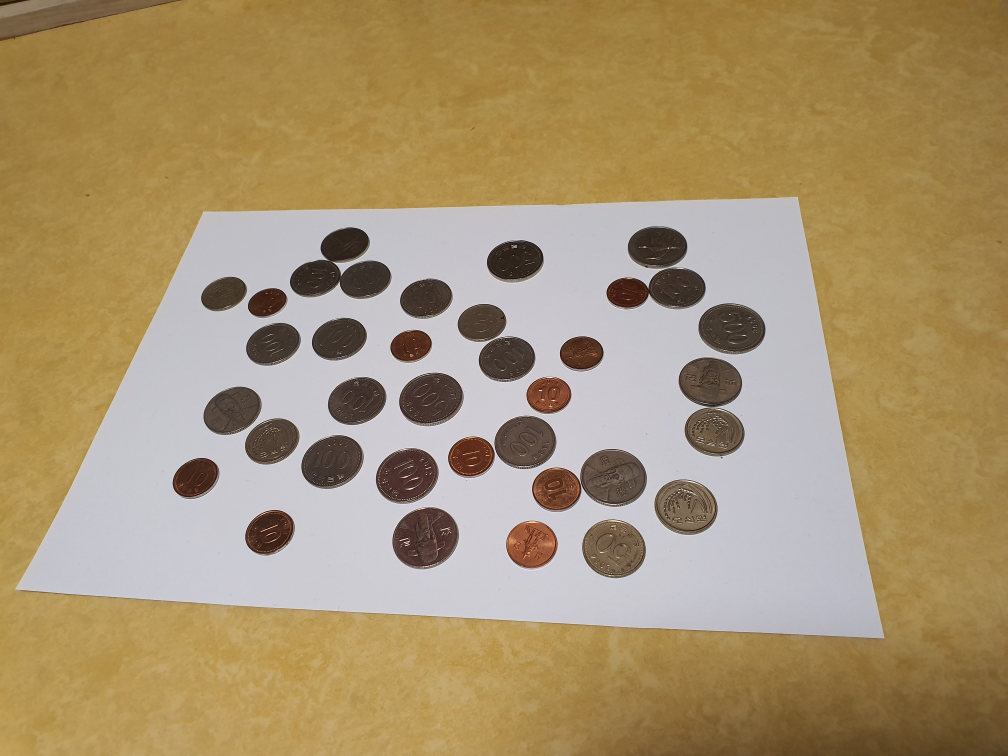
#> input picture images/4.jpg, 4032 x 3024 px, found by its file name (shown at 1/4 size)
$ jupyter execute --allow-errors '동전겹치기 수정ver2.ipynb'   (older library calls are emulated)
#> lines starting #> are read from the running program, lines starting #| are printed output that depends on the picture; after the words box and inside, x2 and y2 are one past the last pixel; in counts of white or black regions, pixels touching at a corner belong together
[cell 1]
import numpy as np
import cv2
from matplotlib import pyplot as plt

[cell 2]
#image 흑백처리, 이진화 (그냥 Threshold)

img = cv2.imread('4.jpg')
#> img is the input picture: shape (3024, 4032, 3); mean B, G, R 110.8, 146.9, 167.7
img_ori = img.copy()
img_gray = cv2.cvtColor(img,cv2.COLOR_BGR2GRAY)
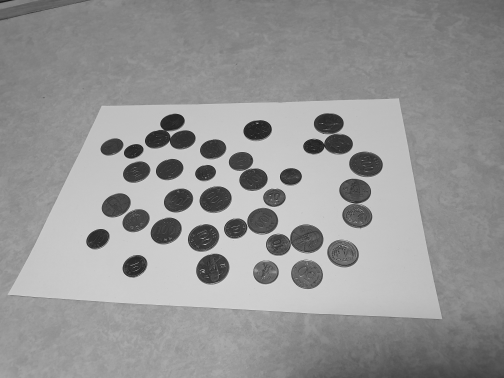
#> img_gray: shape (3024, 4032) (shown at 1/8 size); min 0, max 255, mean 149.1

# Blurring

dst = cv2.bilateralFilter(img_gray, 10, 100, 100) # Bilateral Filtering
dst1 = cv2.GaussianBlur(dst, (5,5), 0)       # GaussianBlur
dst2 = cv2.medianBlur(dst1, 9)                # Median Blur


plt.figure(figsize=(15,15))
plt.subplot(121), plt.imshow(img_gray, cmap='gray'), plt.title('Gray Image'), plt.axis('off')
plt.subplot(122), plt.imshow(dst2, cmap='gray'), plt.title('Blurred Image'), plt.axis('off')
plt.show()

[cell 3]
# Thresholding

ret_threshold, binary_img = cv2.threshold(dst2,
                                          170,
                                          255,
                                          cv2.THRESH_BINARY_INV)
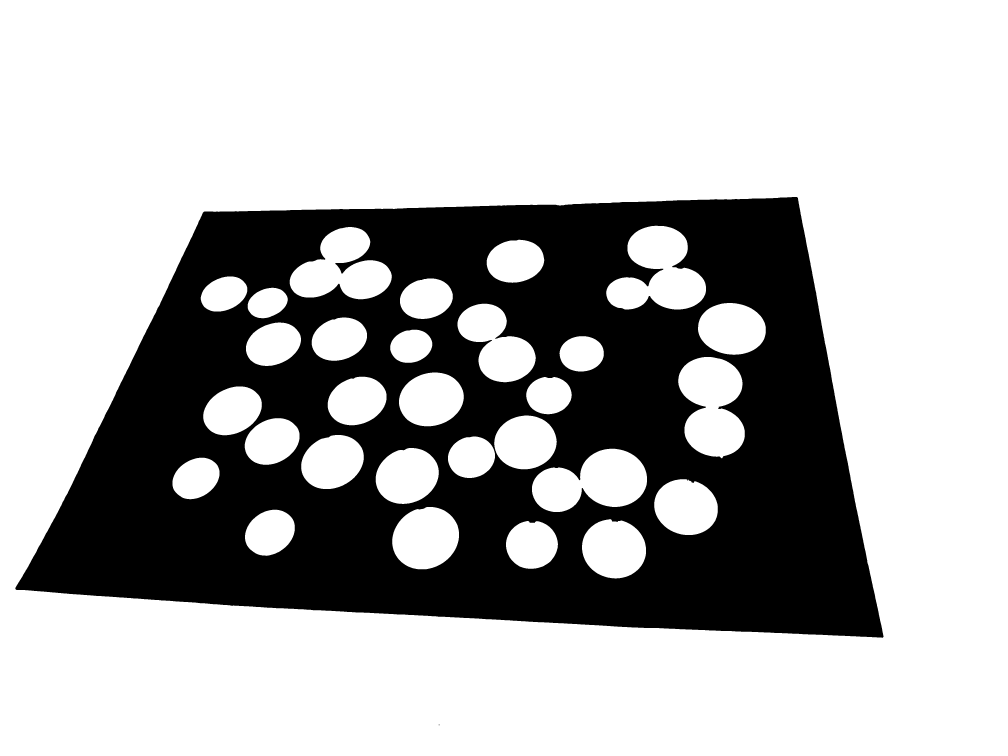
#> binary_img: shape (3024, 4032) (shown at 1/4 size); 69.9% white; 2 black regions (1 under 20 px), largest, box (x1, y1, x2, y2) and area: (61, 788, 3534, 2551) 3667590
binary_img = cv2.bitwise_not(binary_img)
#> binary_img: shape (3024, 4032); 30.1% white; 2 white regions (1 under 20 px)


plt.figure(figsize=(15,15))
plt.subplot(121), plt.imshow(binary_img, cmap='gray'), plt.title('Binary Image'), plt.axis('off')
plt.show()

[cell 4]
#contour을 찾고 A4용지의 외곽선 그리기
img, contour, hierarchy = cv2.findContours(binary_img,
                                            cv2.RETR_EXTERNAL,
                                            cv2.CHAIN_APPROX_SIMPLE)
#> contour = 2 contours, 1 with area under 20; largest, box (x1, y1, x2, y2) and area: (61, 788, 3534, 2551) 4803378

img = img_ori.copy()

# Draw Contour with Blue
cv2.drawContours(img, contour, -1, (255,0,0), 5)
plt.figure()
plt.imshow(img)

[cell 5]
#print(len(contour[0]))
#print(len(contour[1]))
max = 0;
index = -1;
for i in range(len(contour)):
   # print(max,i)
    if(max<len(contour[i])):
        index = i
        max = len(contour[i])
        print(max, i)
#> this loop made 2 passes
#> (index, max) on passes 1 to 2: (0, 4), (1, 2631)
#> (printed output is left out)
#> after the loop, index = 1; max = 2631

[cell 6]
cnt=contour[index]
#> cnt = contour of 2631 points, box (x1, y1, x2, y2) (61, 788, 3534, 2551), area 4803378

cv2.drawContours(img, [cnt], 0, (255, 255, 0), 1)

epsilon1 = 0.1*cv2.arcLength(cnt, True)
#> epsilon1 = 968.8

approx1 = cv2.approxPolyDP(cnt, epsilon1, True)
#> approx1 = [[3191, 792], [817, 846], [61, 2354], [3530, 2550]]

cv2.drawContours(img, [approx1], 0, (0, 255, 0), 20)
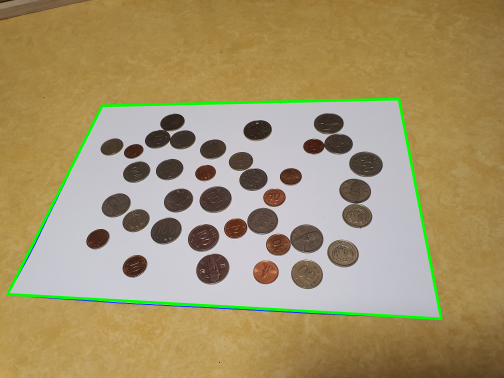
#> img: shape (3024, 4032, 3) (shown at 1/8 size); mean B, G, R 108.6, 148, 164.4

plt.imshow(img)

[cell 7]
print(approx1)
#| [[[3191  792]]
#|  [[ 817  846]]
#|  [[  61 2354]]
#|  [[3530 2550]]]

[cell 8]
#prospective Transform

pts0 = np.float32([approx1[1], approx1[2], approx1[0], approx1[3]])
#> pts0 = [[817, 846], [61, 2354], [3191, 792], [3530, 2550]]

# 좌표의 이동점
pts2 = np.float32([[0,0],[0,437],[640,0],[640,437]])

M = cv2.getPerspectiveTransform(pts0, pts2)
#> M = [[0.449, 0.225, -557.1], [0.0141, 0.619, -535.3], [8.57e-05, 0.00047, 1]]

dst = cv2.warpPerspective(img, M, (640,437))
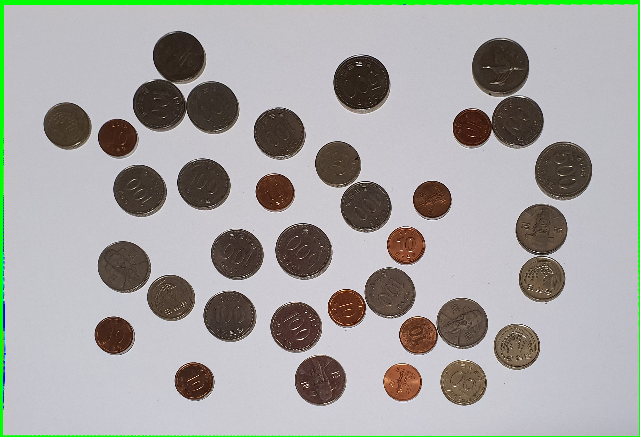
#> dst: shape (437, 640, 3); mean B, G, R 162.1, 165.5, 165.2


plt.subplot(121),plt.imshow(img),plt.title('image')
plt.subplot(122),plt.imshow(dst),plt.title('Perspective')
plt.show()

cv2.imshow('img',dst)
cv2.waitKey(0)
cv2.destroyAllWindows()


# 이미지 저장하기
cv2.imwrite('done.jpg', dst)
#> Out = True

[cell 9]
# 방법 1) 한번에 찾는 방법

overlap = cv2.imread('done.jpg', 0)              # 위에서까지 실행한 이미지를 'done.jpg'라고 저장하고, overlap에 불러옴
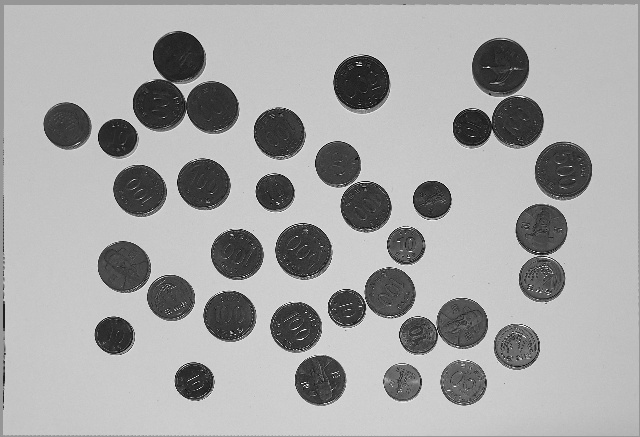
#> overlap: shape (437, 640); min 0, max 255, mean 165.1
overlap = cv2.medianBlur(overlap, 5)             # Blur 처리해서 noise를 제거한다
cimg = cv2.cvtColor(overlap, cv2.COLOR_GRAY2BGR)

# 겹친 동전의 모양까지 원으로 검출하는 기준을 정의한다
circles = cv2.HoughCircles(overlap, cv2.HOUGH_GRADIENT, 1, 20, np.array([]), param1=150, param2=20, minRadius=15, maxRadius=50)
#> circles = 36 rows, first 8: [562.5, 170.5, 28.8], [461.5, 323.5, 25.8], [303.5, 251.5, 28.3], [319.5, 379.5, 25.4], [337.5, 163.5, 22.5], [360.5, 81.5, 27.4], [279.5, 133.5, 25], [516.5, 121.5, 26.4]
circles = np.uint16(np.around(circles))
#> circles = 36 rows, first 8: [562, 170, 29], [462, 324, 26], [304, 252, 28], [320, 380, 25], [338, 164, 22], [360, 82, 27], [280, 134, 25], [516, 122, 26]

fivehund = 0
onehund = 0
fifty = 0
ten = 0

# 위 조건에 맞춰 cimg에 원을 그린다
for circ in circles[0,:]:
    if circ[2] >= 50 or circ[2] >= 38 or circ[2] >= 28:
        fivehund += 1
        cv2.circle(cimg, (circ[0], circ[1]), circ[2], (0,255,0) ,2)
    elif circ[2] >= 40 or circ[2] >= 35 or circ[2] >= 25:
        onehund += 1
        cv2.circle(cimg, (circ[0], circ[1]), circ[2], (0,0,255) ,2)
    elif circ[2] >= 30 or circ[2] >= 22:
        fifty += 1
        cv2.circle(cimg, (circ[0], circ[1]), circ[2], (0,0,0) ,2)
    else:
        ten += 1
        cv2.circle(cimg, (circ[0], circ[1]), circ[2], (255,0,0), 2)
#> this loop made 36 passes
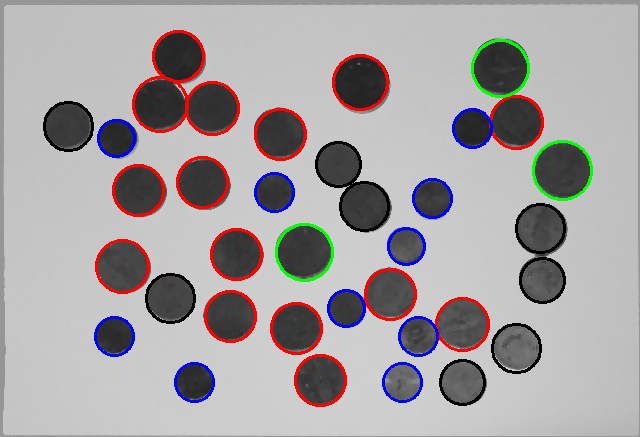
#> cimg: shape (437, 640, 3); mean B, G, R 161.4, 159.7, 164.8
#> after the loop, fifty = 8; fivehund = 3; onehund = 15; ten = 10


# 원형의 컨투어가 따인 cimg 출력
cv2.imshow('img', cimg)
cv2.waitKey(0)
cv2.destroyAllWindows()

plt.figure(figsize=(15,15))
plt.imshow(cimg)
plt.show()

[cell 10]
# 방법 2) 함수로 정의해서 원을 하나씩 순차적으로 찾는 방법 (한번에 찾게 수정해도 됨)
# 원을 찾지 못할 경우까지 고려
# 순서가 헷갈리니까 찾을 때 순서를 나타내는 숫자를 넣어야 할까

def findCircle():
    overlap = cv2.imread('done.jpg', 0)
    overlap = cv2.medianBlur(overlap, 5)
    cimg = cv2.cvtColor(overlap, cv2.COLOR_GRAY2BGR)

    circles = cv2.HoughCircles(overlap, cv2.HOUGH_GRADIENT, 1, 50, np.array([]),
                               param1=50, param2=25, minRadius=24, maxRadius=50)
#> circles = 20 rows, first 8: [562.5, 170.5, 28.8], [303.5, 251.5, 28.3], [319.5, 379.5, 25.4], [360.5, 81.5, 27.4], [279.5, 133.5, 25], [211.5, 107.5, 26.4], [516.5, 121.5, 26.4], [461.5, 323.5, 25.4]
    circles = np.uint16(np.around(circles))
#> circles = 20 rows, first 8: [562, 170, 29], [304, 252, 28], [320, 380, 25], [360, 82, 27], [280, 134, 25], [212, 108, 26], [516, 122, 26], [462, 324, 25]

    if circles is not None:
        circles = np.uint16(np.around(circles))

        for circ in circles[0,:]:
            cv2.circle(cimg, (circ[0], circ[1]), circ[2], (0,255,0), 2)
            cv2.circle(cimg, (circ[0], circ[1]), 2, (255,0,0), 3)

            cv2.imshow('Circles detected', cimg)
            cv2.waitKey(0)
            cv2.destroyAllWindows()

            plt.figure(figsize=(5,5))
            plt.imshow(cimg), plt.axis('off')
#> this loop made 20 passes
#> pass 1, in findCircle, `cv2.imshow('Circles detected', cimg)`:
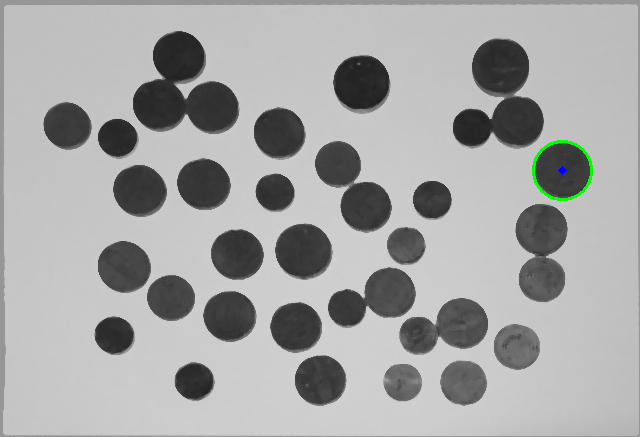
#> window 'Circles detected': shape (437, 640, 3); mean B, G, R 164.9, 165.3, 164.8
#> after the loop:
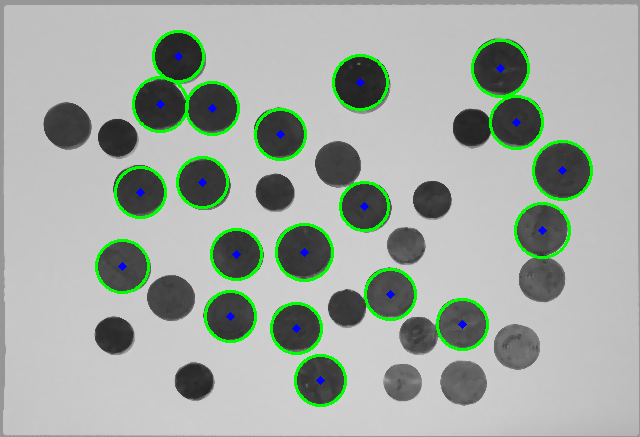
#> cimg: shape (437, 640, 3); mean B, G, R 161.5, 169.8, 160.8
    else:
        print('원을 찾을 수 없음')

    plt.show()
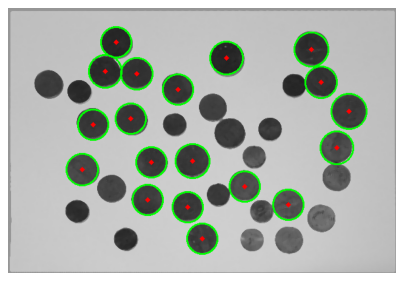
#> figure drawn by matplotlib, 1 panel; B, G, R data is drawn as R, G, B

[cell 11]
findCircle()

[cell 12]
# 동전 좌표 확인하기

count = circles[0,:]        # 인식된 원의 개수를 count라고 지정한다
#> count = 36 rows, first 8: [562, 170, 29], [462, 324, 26], [304, 252, 28], [320, 380, 25], [338, 164, 22], [360, 82, 27], [280, 134, 25], [516, 122, 26]
# len(count)                  # 인식된 원의 개수를 세어서 반환한다
c_array = circles.reshape(len(count), -1)                      # 검출된 원의 개수를 행의 개수로 하는 배열을 array라고 지정한다
#> c_array has the same summary as count
radiusSet = c_array[:,-1]
#> radiusSet = 36 values, max 29 at index 0, min 18 at index 20, mean 23.36

print('\n동전의 (x좌표, y좌표, 반지름) 배열: \n', c_array)     # 여기서 x,y좌표는 원의 중심의 좌표를 의미함
#> (printed output is left out)
print('\n동전의 반지름 리스트: \n', radiusSet)
#| 동전의 반지름 리스트:
#|  [29 26 28 25 22 27 25 26 25 26 25 25 27 19 25 19 26 25 25 19 18 28 22 19
#|  22 19 24 19 25 24 19 24 18 24 24 18]

[cell 13]
# 총액 계산하기

total = (500 * fivehund + 100 * onehund + 50 * fifty + 10 * ten)
#> total = 3500

print('500원: {} 개'.format(fivehund),
      '\n100원: {} 개'.format(onehund),
      '\n 50원: {} 개'.format(fifty),
      '\n 10원: {} 개'.format(ten))
#| 500원: 3 개
#| 100원: 15 개
#|  50원: 8 개
#|  10원: 10 개
print('동전 총합: {} 원'.format(total))
#| 동전 총합: 3500 원

$ run again, with images/1.jpg copied over images/4.jpg
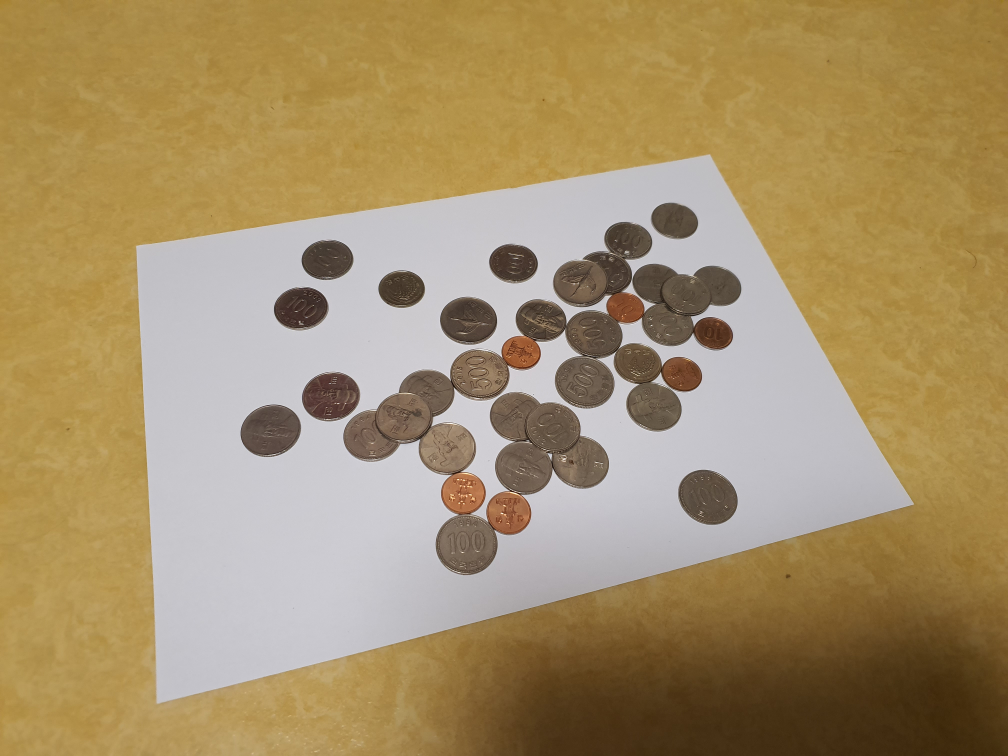
#> input picture images/1.jpg, 4032 x 3024 px, found by its file name (shown at 1/4 size)
#> img is the input picture: shape (3024, 4032, 3); mean B, G, R 105.4, 144.4, 165.7
#> `ret_threshold, binary_img = cv2.threshold(dst2, 170, 255, cv2.THRESH_B..`:
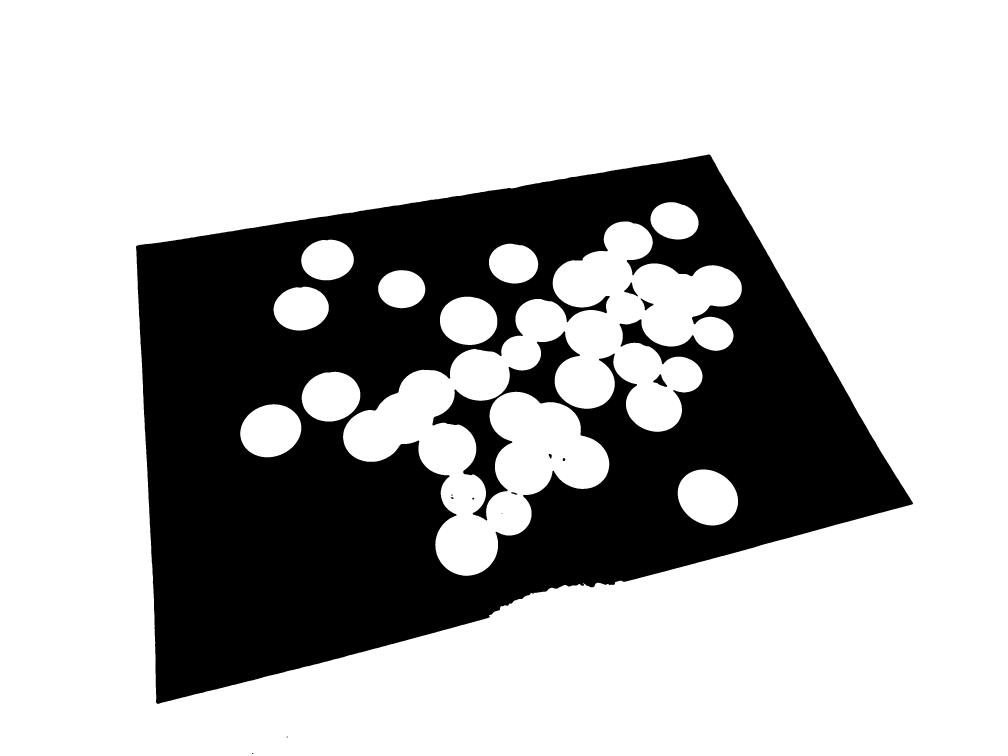
#> binary_img: shape (3024, 4032) (shown at 1/4 size); 71.6% white; 13 black regions (3 under 20 px), largest, box (x1, y1, x2, y2) and area: (544, 618, 3652, 2815) 3456839, (2613, 1497, 2669, 1547) 1230, (2497, 1130, 2552, 1186) 1147
#> contour = 3 contours, 2 with area under 20; largest, box (x1, y1, x2, y2) and area: (544, 618, 3652, 2815) 4536474
#> the loop `for i in range(len(contour)):` made 3 passes
#> max on passes 1 to 3: 5, 6, 3676
#> (printed output is left out)
#> after the loop `for i in range(len(contour)):`: index = 2; max = 3676
#> cnt = contour of 3676 points, box (x1, y1, x2, y2) (544, 618, 3652, 2815), area 4536474
#> epsilon1 = 948.8
#> approx1 = [[3651, 2011], [2837, 618], [544, 986], [628, 2814]]
#| [[[3651 2011]]
#|  [[2837  618]]
#|  [[ 544  986]]
#|  [[ 628 2814]]]
#> pts0 = [[2837, 618], [544, 986], [3651, 2011], [628, 2814]]
#> M = [[0.0972, 0.605, -649.7], [-0.218, 0.127, 539.6], [-2.78e-05, 0.00027, 1]]
#> Out = True
#> `circles = cv2.HoughCircles(overlap, cv2.HOUGH_GRADIENT, 1, 20, np.arra..`: circles = [[200.5, 139.5, 42.7], [357.5, 152.5, 40.3]]
#> `circles = np.uint16(np.around(circles))`: circles = [[200, 140, 43], [358, 152, 40]]
#> the loop `for circ in circles[0,:]:` made 2 passes
#> (circ, fivehund) on passes 1 to 2: ([200, 140, 43], 1), ([358, 152, 40], 2)
#> after the loop `for circ in circles[0,:]:`:
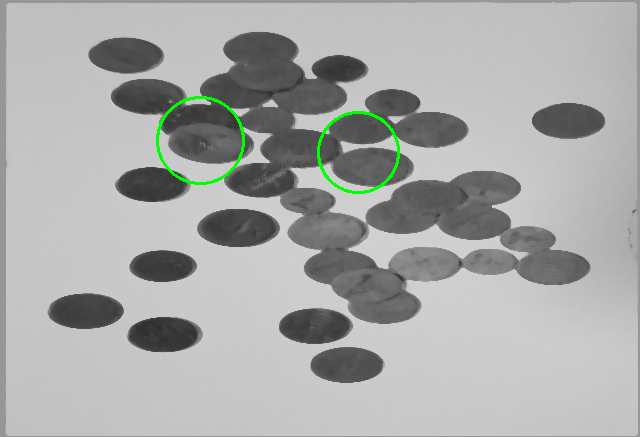
#> cimg: shape (437, 640, 3); mean B, G, R 168.3, 169.7, 168.3
#> after the loop `for circ in circles[0,:]:`: fifty = 0; fivehund = 2; onehund = 0
#> in findCircle, `circles = cv2.HoughCircles(overlap, cv2.HOUGH_GRADIENT, 1, 50, np.arra..`: circles = empty array
#> count = [[200, 140, 43], [358, 152, 40]]
#> radiusSet = [43, 40]
#| 동전의 (x좌표, y좌표, 반지름) 배열:
#|  [[200 140  43]
#|  [358 152  40]]
#| 동전의 반지름 리스트:
#|  [43 40]
#> total = 1000
#| 500원: 2 개
#| 100원: 0 개
#|  50원: 0 개
#|  10원: 0 개
#| 동전 총합: 1000 원
